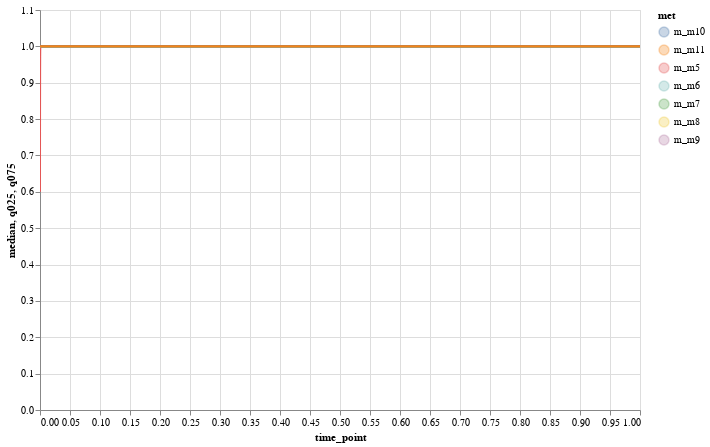

Notebook code cell kept with this figure:
### Markdown cell above
#### Plot summarized results for whole ensemble

### Code cell
plot_ensemble_interactive(conc_interp_quantiles, quant_type='conc', selected_data=met_names, x_scale='linear',
                          y_scale='linear', x_lim=None, y_lim=None)

### Figure 1 — Vega-Lite specification as saved in the notebook (floating-point values rounded to 4 significant figures; data arrays with more than 128 entries replaced by an {"elided": "..."} marker saying what was removed)
{"config": {"view": {"continuousWidth": 400, "continuousHeight": 300}}, "layer": [{"data": {"name": "data-5d52ec7a6366d86177b30d509555f5e5"}, "mark": "line", "encoding": {"color": {"type": "nominal", "field": "met"}, "tooltip": [{"type": "nominal", "field": "met"}, {"type": "quantitative", "field": "median"}], "x": {"type": "quantitative", "field": "time_point", "scale": {"type": "linear"}}, "y": {"type": "quantitative", "field": "median", "scale": {"type": "linear"}}}, "height": 400, "selection": {"selector003": {"type": "interval", "bind": "scales", "encodings": ["x", "y"]}}, "width": 600}, {"data": {"name": "data-5d52ec7a6366d86177b30d509555f5e5"}, "mark": "area", "encoding": {"color": {"type": "nominal", "field": "met"}, "opacity": {"value": 0.3}, "tooltip": [{"type": "nominal", "field": "met"}, {"type": "quantitative", "field": "median"}], "x": {"type": "quantitative", "field": "time_point", "scale": {"type": "linear"}}, "y": {"type": "quantitative", "field": "q025", "scale": {"type": "linear"}}, "y2": {"field": "q075"}}, "height": 400, "width": 600}], "$schema": "https://vega.github.io/schema/vega-lite/v4.8.1.json", "datasets": {"data-5d52ec7a6366d86177b30d509555f5e5": {"elided": "581 records"}}}
